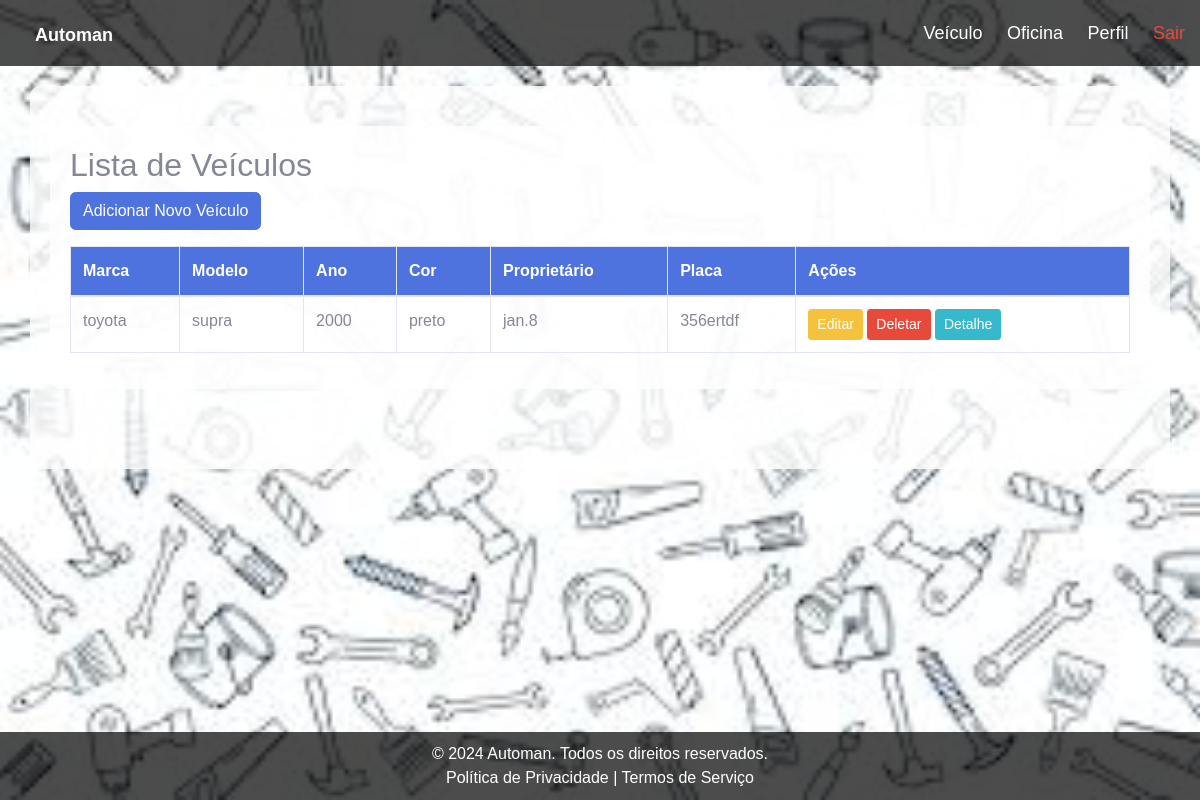
The page /veiculo/listar/ (signed in) on the database its author committed.
### veiculo/models.py (models this page shows, shortened)
class Veiculo(models.Model):
    modelo = models.CharField(max_length=100)
    marca = models.CharField(max_length=100)
    ano = models.IntegerField()
    placa = models.CharField(max_length=10)
    proprietario = models.ForeignKey(User, on_delete=models.CASCADE)
    cor = models.CharField(max_length=50)

### veiculo/views.py (the view)
# urls.py: path('listar/', views.veiculoListar, name='veiculoListar'),
@login_required
def veiculoListar(request):
    veiculos = Veiculo.objects.all()
    return render(request, 'veiculo/veiculoListar.html', {'veiculos': veiculos})

### templates/veiculo/veiculoListar.html (shortened to what this page needs)
{% extends 'base.html' %}
{% block content %}
<div class="container">
    <h2>Lista de Veículos</h2>
    <a href="{% url 'veiculoAdd' %}" class="btn btn-primary mb-3">Adicionar Novo Veículo</a>
    <div class="table-responsive">
        <table class="table table-bordered table-hover">
            <thead class="bg-primary text-white">
            <tr>
                <th>Marca</th>
                <th>Modelo</th>
                <th>Ano</th>
                <th>Cor</th>
                <th>Proprietário</th>
                <th>Placa</th>
                <th>Ações</th>
            </tr>
        </thead>
        <tbody>
            {% for veiculo in veiculos %}
            <tr>
                <td>{{ veiculo.marca }}</td>
                <td>{{ veiculo.modelo }}</td>
                <td>{{ veiculo.ano }}</td>
                <td>{{ veiculo.cor }}</td>
                <td>{{ veiculo.proprietario }}</td>
                <td>{{ veiculo.placa }}</td>
                <td>
                    <a href="{% url 'veiculoEditar' veiculo.id %}" class="btn btn-warning btn-sm">Editar</a>
                    <a href="{% url 'veiculoDeletar' veiculo.id %}" class="btn btn-danger btn-sm">Deletar</a>
                    <a href="{% url 'veiculoDetalhe' veiculo.id %}" class="btn btn-info btn-sm">Detalhe</a>
                </td>
            </tr>
            {% empty %}
            <tr>
                <td colspan="7">Nenhum veículo cadastrado.</td>
            </tr>
            {% endfor %}
        </tbody>
    </table>
</div>
{% endblock %}

### rows shown on the page
Veiculo: marca "toyota", modelo "supra", ano "2000", cor "preto", proprietario "jan.8", placa "356ertdf"
